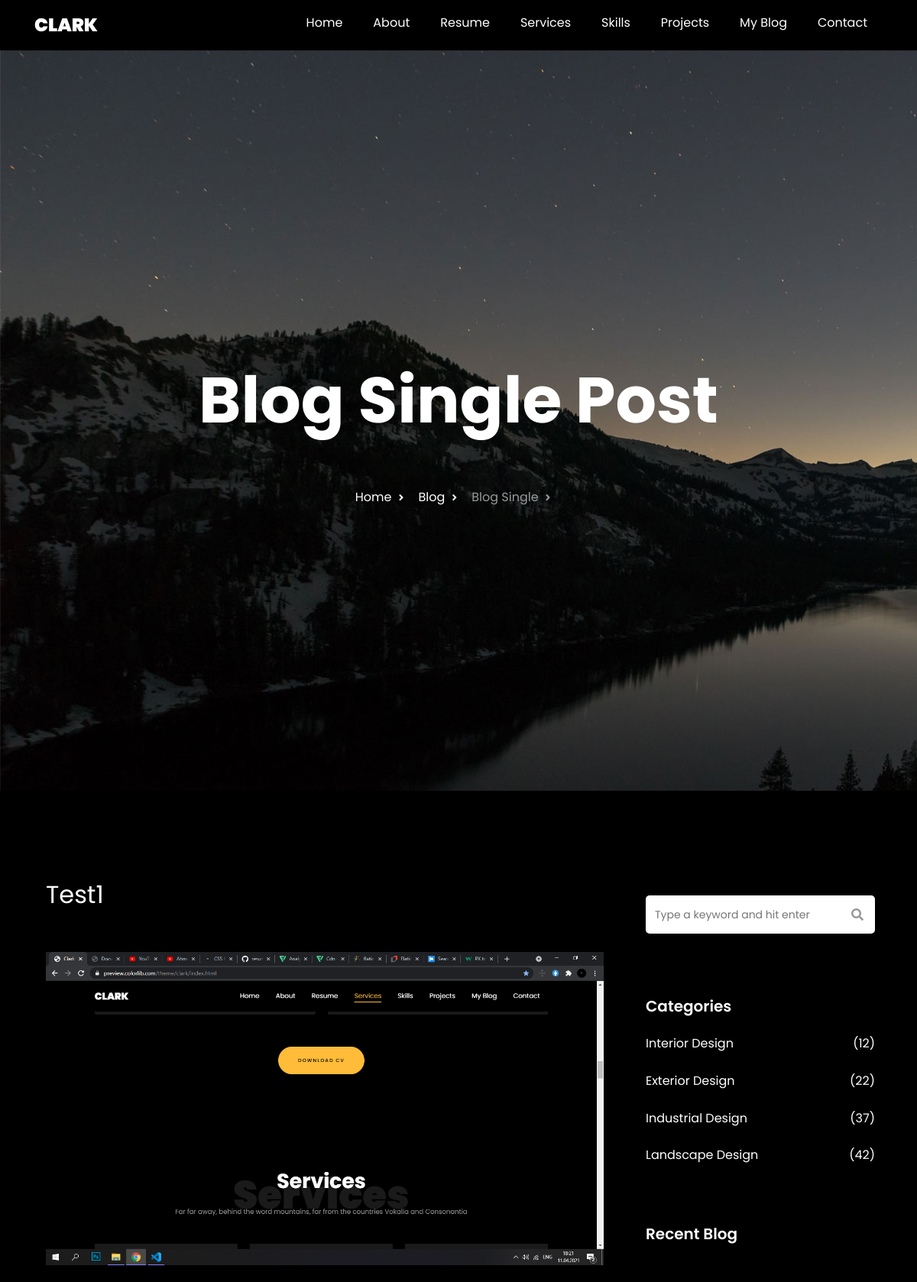
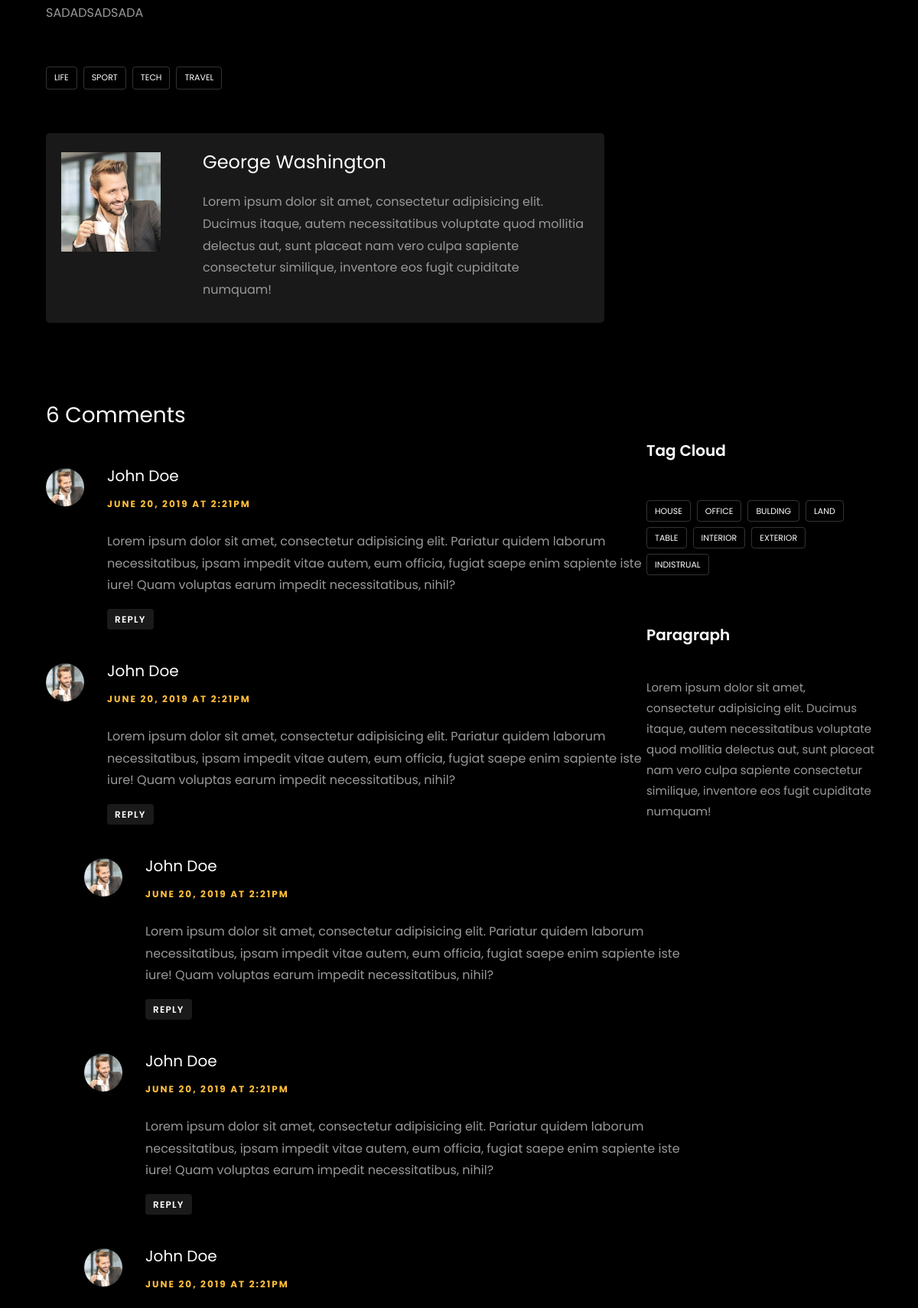
The app's page /single-blog/1 (upper part) with its own data (2 pictures, top to bottom).
### PortfolioProject/models.py (models this page shows, shortened)
class Blog(db.Model):
    __tablename__ = 'blog'
    id = db.Column(db.Integer, primary_key=True)
    title = db.Column(db.String(100), nullable=False)
    date_posted = db.Column(db.DateTime, default=datetime.utcnow)
    short_description = db.Column(db.String(100), nullable=False)
    description = db.Column(db.Text, nullable=False)
    image = db.Column(db.String(20), default='uploads/default.jpeg')
    category = db.Column(db.Integer, db.ForeignKey('blogcategory.id'), nullable=False)

### PortfolioProject/controlers.py (the view)
@app.route('/single-blog/<int:id>')
def single_blog(id):
    blog = Blog.query.get_or_404(id)
    return render_template('blog.html/', blog=blog)

### PortfolioProject/templates/blog.html (shortened to what this page needs)
<!DOCTYPE html>
<html lang="en">
<head>
    <link rel="stylesheet" href="https://cdnjs.cloudflare.com/ajax/libs/font-awesome/5.15.3/css/all.min.css" />
    <link rel="stylesheet" href="{{url_for('static', filename = 'css/blogStyle.css')}}">
</head>
<body>
    <header>
        <div class="header">
            <div class="header-nav">
                <div class="header-logo">
                    <a href="/">Clark</a>
                </div>
                <div class="header-list">
                    <ul>
                        <a href="">
                            <li>Home</li>
                        </a>
                        <a href="">
                            <li>About</li>
                        </a>
                        <a href="">
                            <li>Resume</li>
                        </a>
                        <a href="">
                            <li>Services</li>
                        </a>
                        <a href="">
                            <li>Skills</li>
                        </a>
                        <a href="">
                            <li>Projects</li>
                        </a>
                        <a href="">
                            <li>My Blog</li>
                        </a>
                        <a href="">
                            <li>Contact</li>
                        </a>
                    </ul>
                    </div>
            </div>
    </header>
    <main>
        <div class="single-blog">
            <div class="single-blog-container">
                <div class="single-blog-container-text">
                    <h1>Blog Single Post</h1>
                    <p>
                        <span>
                            <a href="/">Home <i class="fas fa-angle-right"></i></a>
                        </span>
                            <span>
                            <a href="/blog">Blog <i class="fas fa-angle-right"></i></a>
                        </span>
                            <span>
                            Blog Single <i class="fas fa-angle-right"></i>
                        </span>
                            </p>
                </div>
            </div>
        </div>
        <div class="single-blog-main">
            <div class="single-blog-main-container">
                <div class="row1">
                    <h2>{{blog.title}}</h2>
                    <p>
                        <img src="../static/uploads/{{ blog.image }}" alt="">
                    </p>
                    <p>{{blog.description}}</p>
                    <br>
                    <div class="tag">
                        <a href=""> Life</a>
                        <a href="">Sport</a>
                        <a href="">Tech</a>
                        <a href="">Travel</a>
                    </div>
                    <div class="about">
                        <div class="image">
                            <img src="{{url_for('static', filename='img/person_1.jpg')}}" alt="">
                        </div>
                        <div class="text">
                            <h3>George Washington</h3>
                            <p>Lorem ipsum dolor sit amet, consectetur adipisicing elit. Ducimus itaque, autem necessitatibus voluptate quod mollitia delectus aut, sunt placeat nam vero culpa sapiente consectetur similique, inventore eos fugit cupiditate
                                numquam!
                            </p>
                        </div>
                    </div>
                    <div class="comments">
                        <h3>6 Comments</h3>
                        <ul>
                            <li>
                                <div class="minImageDiv">
                                    <img src="{{url_for('static', filename='img/person_1.jpg')}}" alt="" class="minImg">
                                </div>
                                <div class="comment-body">
                                    <h3>John Doe</h3>
                                    <span>June 20, 2019 At 2:21pm</span>
                                    <p>Lorem ipsum dolor sit amet, consectetur adipisicing elit. Pariatur quidem laborum necessitatibus, ipsam impedit vitae autem, eum officia, fugiat saepe enim sapiente iste iure! Quam voluptas earum impedit necessitatibus,
                                        nihil?
                                    </p>
                                    <a href="">Reply</a>
                                </div>
                            </li>
                            <li>
                                <div class="minImageDiv">
                                    <img src="{{url_for('static', filename='img/person_1.jpg')}}" alt="" class="minImg">
                                </div>
                                <div class="comment-body">
                                    <h3>John Doe</h3>
                                    <span>June 20, 2019 At 2:21pm</span>
                                    <p>Lorem ipsum dolor sit amet, consectetur adipisicing elit. Pariatur quidem laborum necessitatibus, ipsam impedit vitae autem, eum officia, fugiat saepe enim sapiente iste iure! Quam voluptas earum impedit necessitatibus,
                                        nihil?
                                    </p>
                                    <a href="">Reply</a>
                                </div>
                                <li class="reply">
                                    <div class="minImageDiv">
                                        <img src="{{url_for('static', filename='img/person_1.jpg')}}" alt="" class="minImg">
                                    </div>
                                    <div class="comment-body">
                                        <h3>John Doe</h3>
                                        <span>June 20, 2019 At 2:21pm</span>
                                        <p>Lorem ipsum dolor sit amet, consectetur adipisicing elit. Pariatur quidem laborum necessitatibus, ipsam impedit vitae autem, eum officia, fugiat saepe enim sapiente iste iure! Quam voluptas earum impedit necessitatibus,
                                            nihil?
                                        </p>
                                        <a href="">Reply</a>
                                    </div>
                                    <li class="reply">
                                        <div class="minImageDiv">
                                            <img src="{{url_for('static', filename='img/person_1.jpg')}}" alt="" class="minImg">
                                        </div>
                                        <div class="comment-body">
                                            <h3>John Doe</h3>
                                            <span>June 20, 2019 At 2:21pm</span>
                                            <p>Lorem ipsum dolor sit amet, consectetur adipisicing elit. Pariatur quidem laborum necessitatibus, ipsam impedit vitae autem, eum officia, fugiat saepe enim sapiente iste iure! Quam voluptas earum impedit necessitatibus,
                                                nihil?
                                            </p>
                                            <a href="">Reply</a>
                                        </div>
                                    </li>
                                </li>
                                <li class="reply">
                                    <div class="minImageDiv">
                                        <img src="{{url_for('static', filename='img/person_1.jpg')}}" alt="" class="minImg">
                                    </div>
                                    <div class="comment-body">
                                        <h3>John Doe</h3>
                                        <span>June 20, 2019 At 2:21pm</span>
                                    </div>
                                </li>
                            </li>
                        </ul>
                    </div>
                </div>
                <div class="row2">
                    <div class="sidebar">
                        <input type="text" placeholder="Type a keyword and hit enter">
                        <i class="fas fa-search"></i>
                    </div>
                    <div class="categories">
                        <h3>Categories</h3>
                        <li> <a href="">Interior Design</a> <span>(12)</span> </li>
                        <li> <a href="">Exterior Design</a> <span>(22)</span></li>
                        <li> <a href="">Industrial Design</a> <span>(37)</span></li>
                        <li> <a href="">Landscape Design</a> <span>(42)</span></li>
                    </div>
                    <div class="recent-blog">
                        <h3>Recent Blog</h3>
                        <div class="blog1">
                        </div>
                    </div>
                    <div class="tag-cloud">
                        <h3>Tag Cloud</h3>
                        <div class="tag">
                            <a href="">House</a>
                            <a href="">Office</a>
                            <a href="">Bulding</a>
                            <a href="">Land</a>
                            <a href="">Table</a>
                            <a href="">Interior</a>
                            <a href="">Exterior</a>
                            <a href="">Indistrual</a>
                        </div>
                    </div>
                    <div class="paragraph">
                        <h3>Paragraph</h3>
                        <p>Lorem ipsum dolor sit amet, consectetur adipisicing elit. Ducimus itaque, autem necessitatibus voluptate quod mollitia delectus aut, sunt placeat nam vero culpa sapiente consectetur similique, inventore eos fugit cupiditate numquam!</p>
                    </div>
                </div>
            </div>
        </div>
        </main>
</body>
</html>

### PortfolioProject/static/css/style.css (style rules this page uses)
* { box-sizing: border-box; margin: 0; font-family: 'Poppins', sans-serif; background-color: transparent; }
body { background-color: black; color: white; }
a { text-decoration: none; color: #fff; }
header { background-color: black; width: 100%; }
.header { background-color: #000000; position: fixed; z-index: 1; display: flex; justify-content: center; width: 100%; height: 66px; }
.header .header-nav { display: flex; }
.header .header-nav .header-logo { width: 10%; height: 100%; display: flex; justify-content: flex-start; margin: 0; }
.header .header-nav .header-logo a { padding-top: .7rem; padding-bottom: .7rem; margin: 0 16px 0 0; font-weight: 900; font-size: 24px; line-height: 43.2px; text-transform: uppercase; color: #fff; }
.header .header-nav .header-list { display: inline-block; width: 90%; min-width: 1011px; height: 52px; display: flex; align-items: center; justify-content: flex-end; font-size: 16px; font-weight: 400; line-height: 28.8px; }
.header .header-nav .header-list ul { display: flex; list-style: none; }
.header .header-nav .header-list a { position: relative; }
.header .header-nav .header-list li { font-size: 16px; padding-top: 1.3rem; padding-bottom: 0.7rem; padding-left: 20px; padding-right: 20px; color: #fff; }
.about { width: 100%; height: 743px; padding: 112px 0px 0px; display: flex; justify-content: center; position: relative; }
.footer .footer-container a, li { font-size: 16px; line-height: 28.8px; font-weight: 400; color: rgba(255, 255, 255, .7); }

### records on screen
Blog: title "Test1", image (picture), description "SADADSADSADA"
